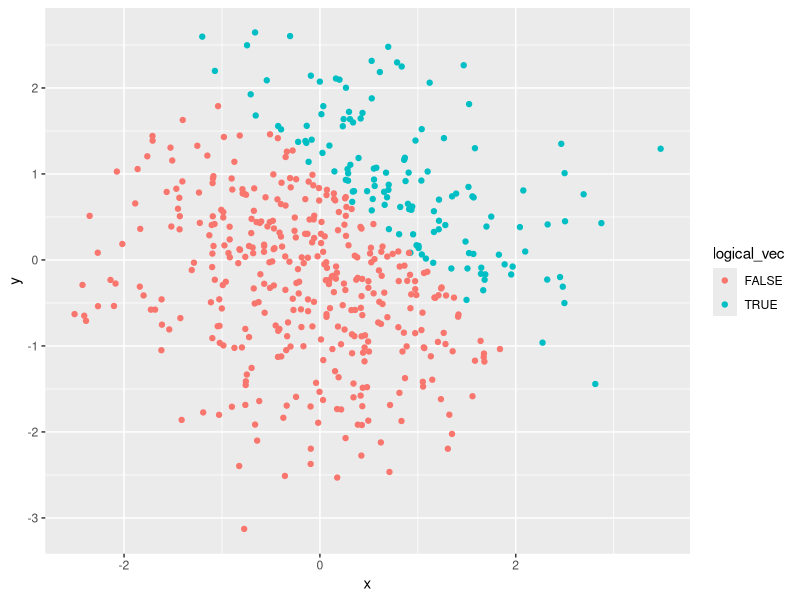
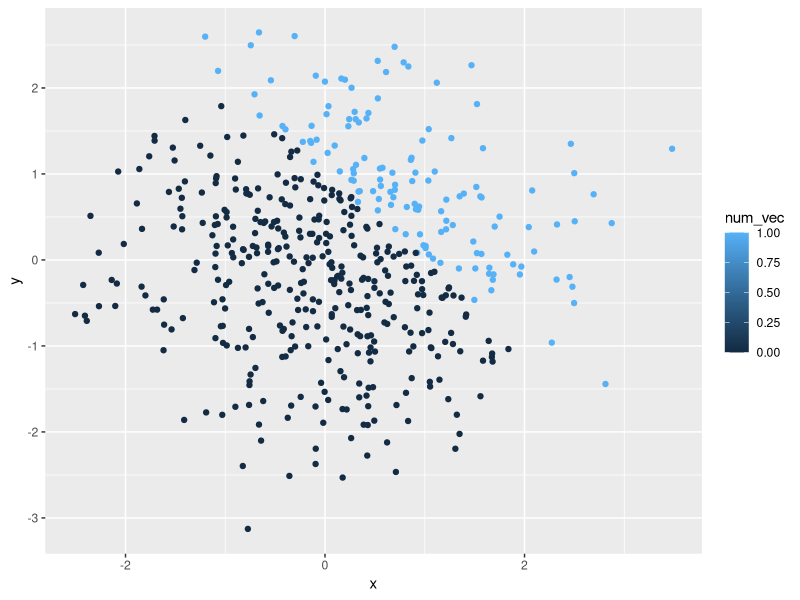
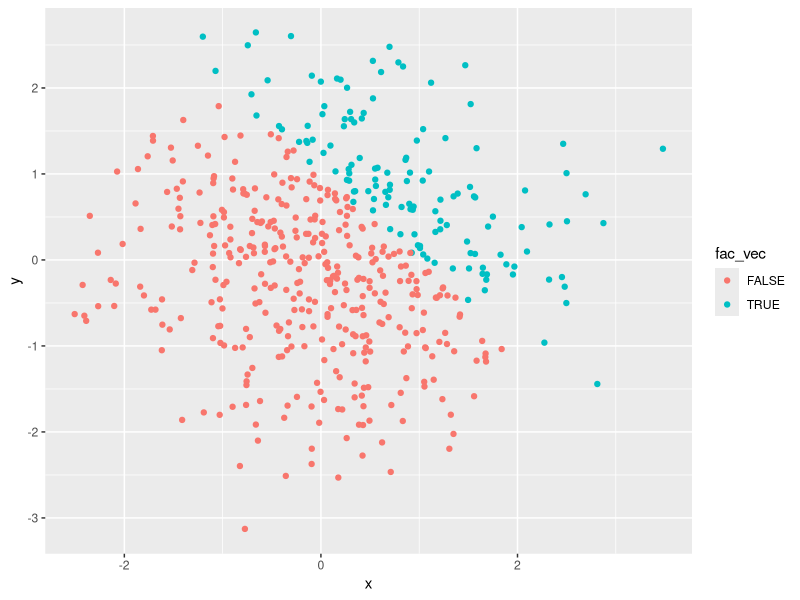
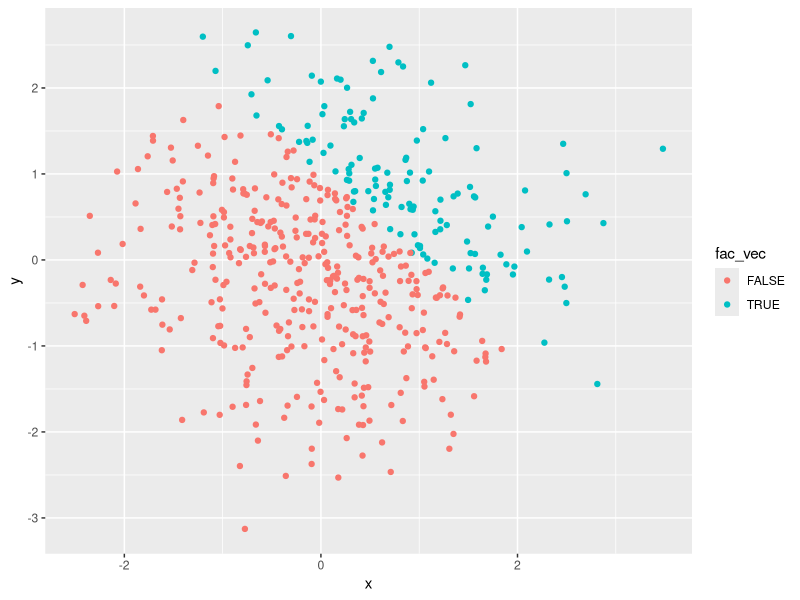

Generate these figures, in order, with R:
## ---- chunk 1
library(tidyverse)

rs_df = tibble(
    rand_samp =rnorm(8),
    rand_samp_vec =rand_samp > 0,
    vec_char = c("Hey", "my", "is", "Keyanna", "and", "I", "like", "math"),
    vec_factor = factor(c("true", "false", "unknown", "unknown", "true", "true", "false", "false")
    )
)
mean(rs_df)
mean(pull(rs_df, rand_samp))
mean(pull(rs_df, rand_samp_vec))
mean(pull(rs_df, vec_char))
mean(pull(rs_df, vec_char))
## ---- chunk 2
new_samp_num = as.numeric(pull(rs_df, rand_samp_vec))
new_samp_num * (pull(rs_df, rand_samp))

new_samp_fac = as.factor(pull(rs_df, rand_samp_vec))
new_samp_fac * (pull(rs_df, rand_samp))

new_samp_fac_2 = as.factor(pull(rs_df, rand_samp_vec))
new_samp_num_2 = as.numeric(new_samp_fac_2)
new_samp_num_2 * (pull(rs_df, rand_samp))
## ---- chunk 3
library(tidyverse)

rsample_df = tibble(
  x = rnorm(500),
  y = rnorm(500),
  logical_vec = (x + y) > 1,
  num_vec = as.numeric(logical_vec),
  fac_vec = as.factor(logical_vec)
)

## ---- chunk 4

plot_1 <-ggplot(rsample_df, aes(x=x, y=y, color=logical_vec)) + geom_point()
plot_1
plot_2 <-ggplot(rsample_df, aes(x=x, y=y, color=num_vec)) + geom_point()
plot_2
plot_3 <-ggplot(rsample_df, aes(x=x, y=y, color=fac_vec)) + geom_point()
plot_3

ggsave("plot_1.pdf", height=4, width=6)
